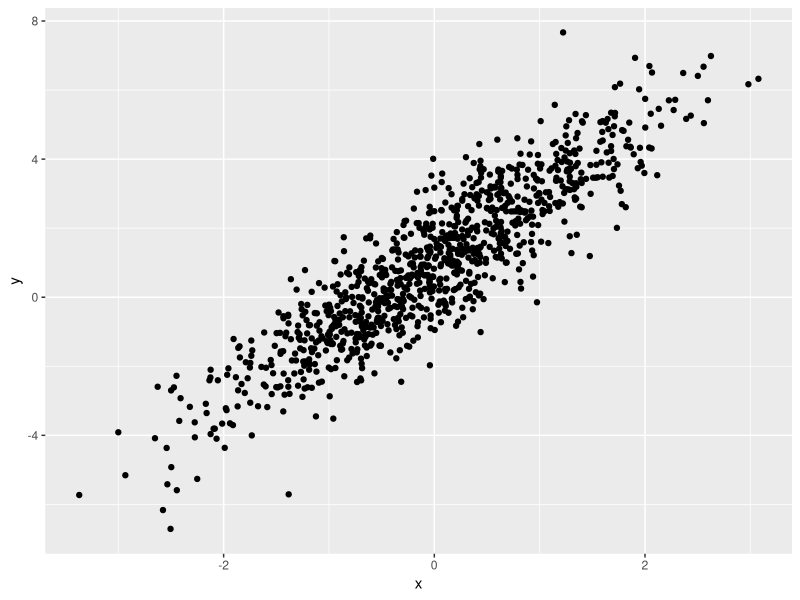
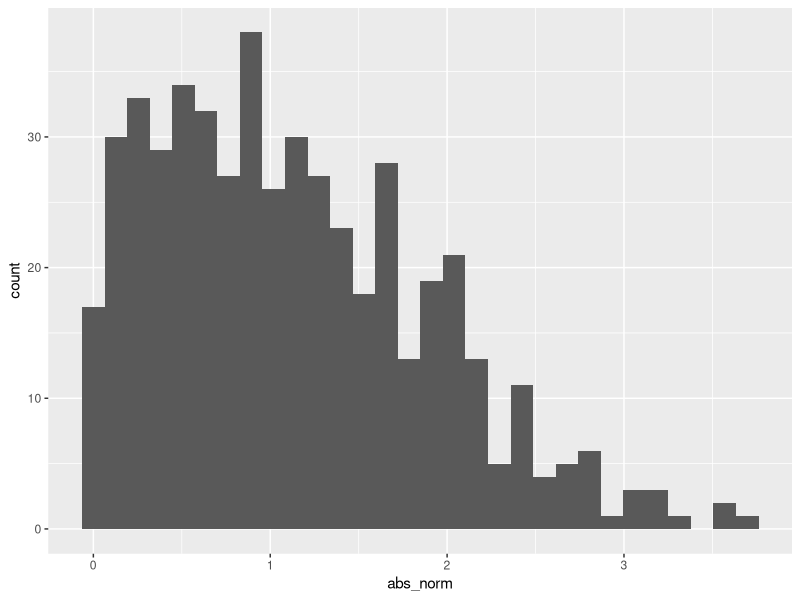

Write the R code that produced these figures, in order.
## ---- chunk 1
library(tidyverse)
## ---- chunk 2
samp = rnorm(100)
length(samp)
## ---- chunk 3
mean(samp)
round(mean(samp),2)
## ---- chunk 4

plot_df = 
  tibble(
    x = rnorm( n = 1000),
    y = 1 + 2 * x + rnorm( n = 1000)
  )

ggplot(plot_df, aes(x = x, y = y)) + geom_point()

## ---- chunk 5
la_df = 
  tibble(
    norm = rnorm( n = 500, mean = 1),
    logical = norm > 0,
    abs_norm = abs(norm) # Google "absolute value r"
  )

ggplot(la_df, aes(x = abs_norm)) + geom_histogram()

median_samp = median(pull(la_df, norm))

round(median_samp, digits = 2) #median value rounded to two decimal places
